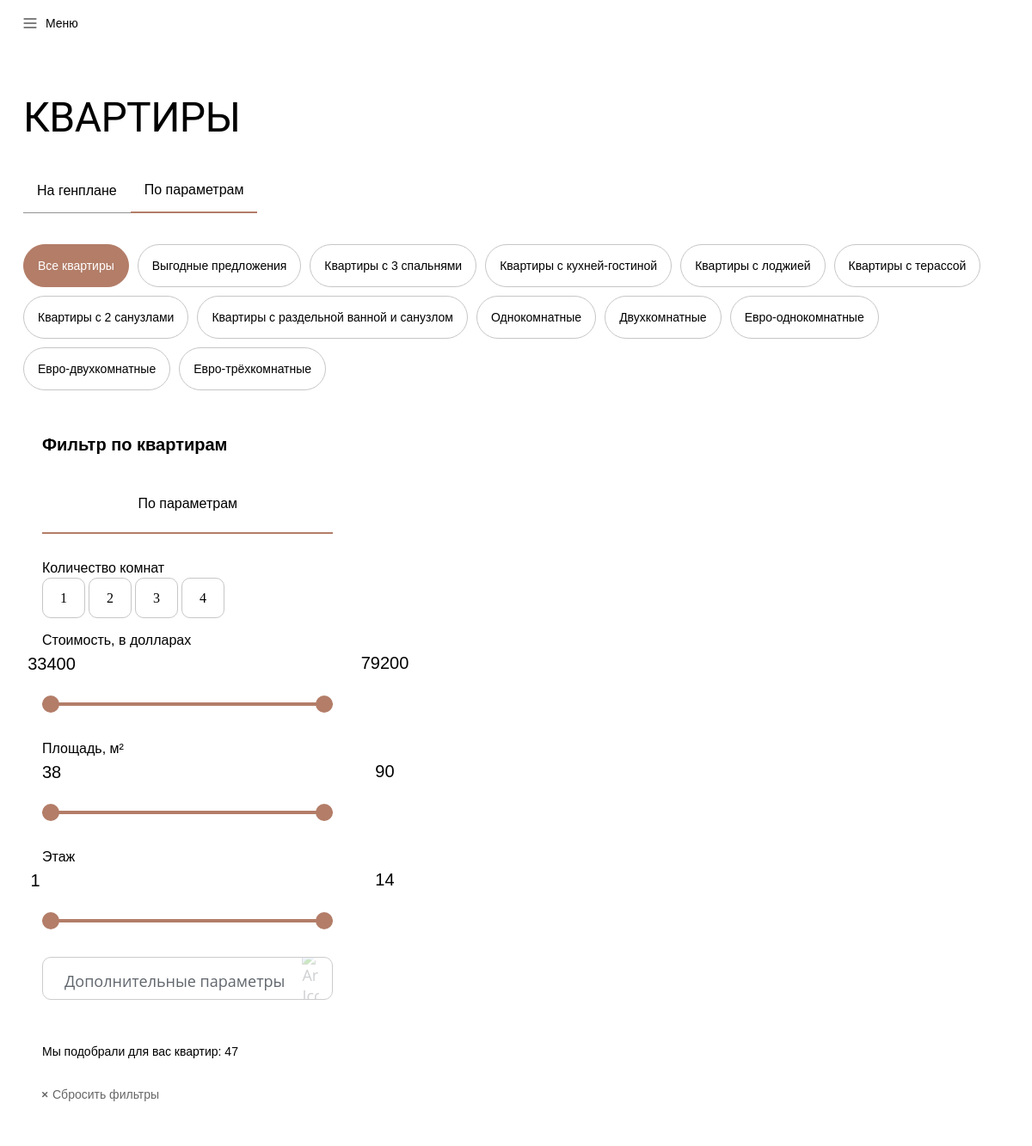
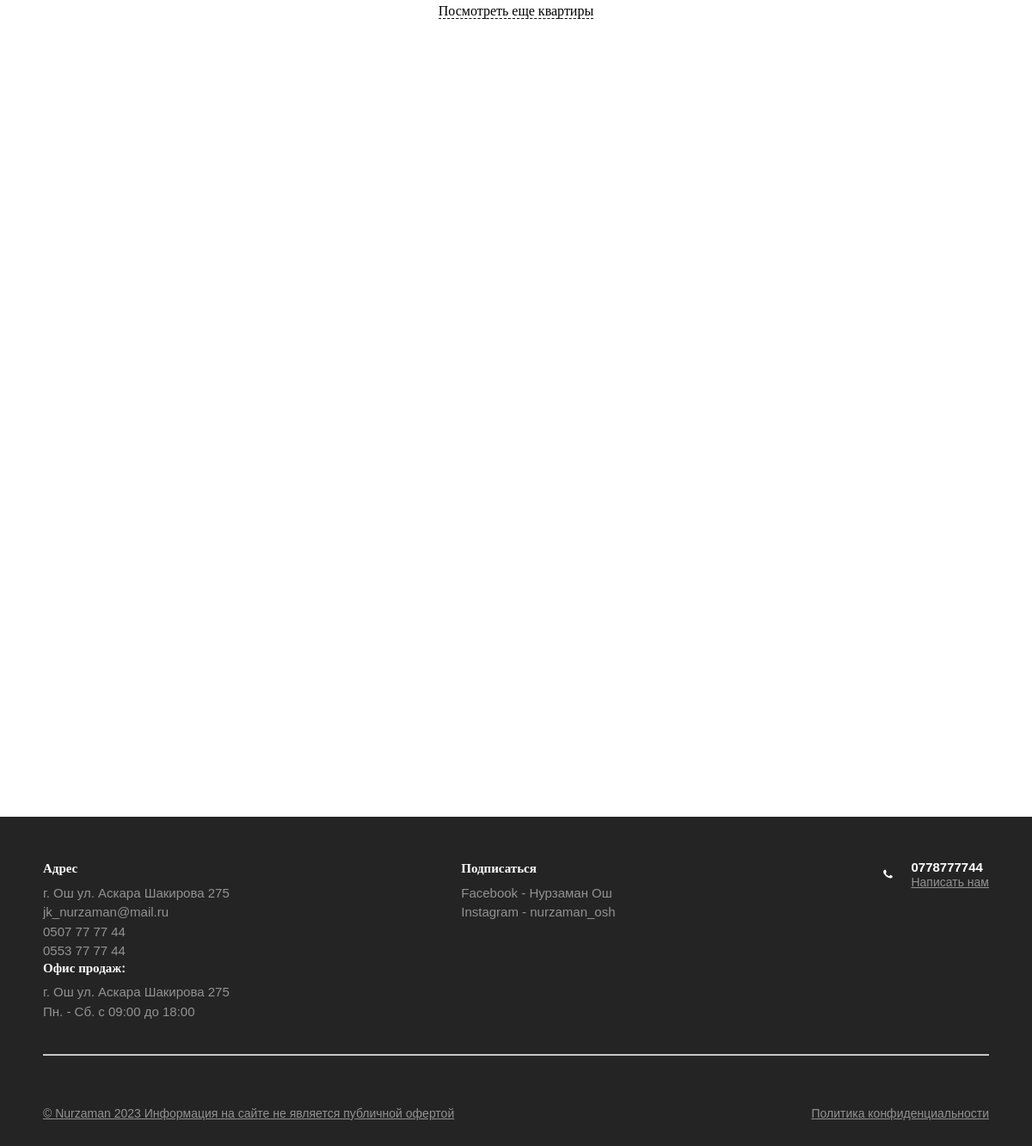
The app's page /catalog/?category=17 with its own data (2 pictures, top to bottom).
### apps/apartment/models.py (models this page shows, shortened)
class Category(models.Model):
    title = models.CharField(
        max_length = 255,
        verbose_name = "Название категории",
        blank= True, null = True
    )
    class Meta:
        verbose_name = "Категория квартир"
        verbose_name_plural = "Категория квартир"

class Rooms(models.Model):
    title = models.CharField(
        max_length=255,
        verbose_name="Сколько Комнат"
    )
    number = models.IntegerField(  # Убираем max_length
        verbose_name="Сколько в виде цифры"
    )
    class Meta:
        verbose_name = "Добавить Комнаты"
        verbose_name_plural = "Добавить Комнаты"

### apps/base/models.py (models this page shows, shortened)
class Settings(models.Model):
    title = models.CharField(
        max_length=255,
        verbose_name="Название сайта"
    )
    descriptions = models.TextField(
        verbose_name="Информационный текст",
        blank=True,null=True
    )
    logo = ResizedImageField(
        force_format="WEBP",
        quality=100,
        upload_to='logo/',
        verbose_name="Логотип Компании",
        blank = True, null = True
    )
    logo_complex = ResizedImageField(
        force_format="WEBP",
        quality=100,
        upload_to='logo/',
        verbose_name="Логотип Комплекса",
        blank = True, null = True
    )
    email = models.EmailField(
        max_length=255,
        verbose_name='Почта'
        )
    location = models.CharField(
        max_length=255,
        verbose_name='Адрес'
    )
    whatsapp = models.URLField(
        verbose_name='Whatspp URL',
        blank=True, null=True
    )
    whatsapp_number = models.CharField(
        max_length = 255,
        verbose_name = "Whatsapp номер"
    )
    instagram = models.URLField(
        verbose_name='Instagram URL',
        blank=True, null=True
    )
    youtube = models.URLField(
        verbose_name='Youtube URL',
        blank=True, null=True
    )
    facebook = models.URLField(
        verbose_name='Facebook URL',
        blank=True, null=True
    )
    class Meta:
            verbose_name = "Основная настройка"
            verbose_name_plural = "Основные настройки"

class SettingsPhone(models.Model):
    settings = models.ForeignKey(Settings, related_name='phone_title', on_delete=models.CASCADE)
    phone = models.CharField(
          max_length = 255,
          verbose_name = "Телефонный номер"
     )
    class Meta:
        unique_together = ('settings', 'phone')
        verbose_name = "Дополнительный телефонный номер"
        verbose_name_plural = "Дополнительный телефонный номер"

class SettingsOffice(models.Model):
    settings = models.ForeignKey(Settings, related_name='office_title', on_delete=models.CASCADE)
    location = models.CharField(
        max_length=255,
        verbose_name='Адрес'
    )
    phone = models.CharField(
          max_length = 255,
          verbose_name = "График работы"
     )
    class Meta:
        unique_together = ('settings', 'phone', 'location')
        verbose_name = "Офис продаж"
        verbose_name_plural = "Офис продаж"

class SettingsSoc(models.Model):
    settings = models.ForeignKey(Settings, related_name='settings_soc', on_delete=models.CASCADE)
    title = models.CharField(
          max_length = 255,
          verbose_name = "Название соц.сети"
     )
    username = models.CharField(
        max_length = 255,
        verbose_name = "username аккаунта"
    )
    url = models.URLField(
        verbose_name = "Ссылка"
    )
    class Meta:
        unique_together = ('settings', 'title')
        verbose_name = "Соц сети"
        verbose_name_plural = "Соц сети"

### apps/apartment/views.py (the view, shortened to what this page needs)
# urls.py: path('catalog/', views.catalog, name="catalog"),
def catalog(request):
    settings = Settings.objects.latest("id")
    apartments = models.Apartment.objects.all()
    cheapest_apartment_price = models.Apartment.objects.order_by('price').first().price
    most_expensive_apartment_price = models.Apartment.objects.order_by('-price').first().price
    smallest_apartment = int(models.Apartment.objects.order_by('razmer').first().razmer)
    largest_apartment = int(models.Apartment.objects.order_by('-razmer').first().razmer)
    categories = models.Category.objects.all()
    category_id = request.GET.get('category')
    if category_id:
        apartments = apartments.filter(category__id=category_id)
    rooms = models.Rooms.objects.all()
    room_id = request.GET.get("room")
    if room_id:
        apartments = apartments.filter(room__number=room_id)
    features = models.Osob.objects.all()
    feature_id = request.GET.get('Ben')  # Получаем ID выбранной особенности из запроса
    if feature_id and feature_id != "0":
        apartments = apartments.filter(apartmentosob__title_id=feature_id)
    search_form = ApartmentSearchForm(request.GET or None)
    apartment_count = apartments.count()
    contactinfo = ContactInfo.objects.latest('id')
    return render(request, 'catalog.html', locals())

### apps/apartment/forms.py
class ApartmentSearchForm(forms.Form):
    min_price = forms.IntegerField(label='Минимальная цена', required=False)
    max_price = forms.IntegerField(label='Максимальная цена', required=False)
    min_size = forms.FloatField(label='Минимальный размер', required=False)
    max_size = forms.FloatField(label='Максимальный размер', required=False)
    floor = forms.ModelChoiceField(queryset=Floor.objects.all(), required=False, label='Этаж')
    category = forms.ModelChoiceField(queryset=Category.objects.all(), required=False, label='Категория')
    rooms = forms.ModelChoiceField(queryset=Rooms.objects.all(), required=False, label='Количество комнат')
    status = forms.ModelChoiceField(queryset=Status.objects.all(), required=False, label='Статус')

### templates/catalog.html (shortened to what this page needs)
{% load static %}
<!DOCTYPE html>
<html lang="en">
  <head>
    <link rel="stylesheet" href="{% static 'assets/styles/style.css' %}" />
    <link rel="stylesheet" href="{% static 'assets/styles/swiperStyle.css' %}" />
  </head>
  <body>
    <header class="header" style="height: fit-content">
      <nav class="nav" style="background-color: white">
        <div class="burger" id="menuButton">
          <svg xmlns="http://www.w3.org/2000/svg" width="16" height="12" viewBox="0 0 16 12" fill="none">
            <path d="M1 1H15" stroke="black" stroke-linecap="round" />
            <path d="M1 6H15" stroke="black" stroke-linecap="round" />
            <path d="M1 11H15" stroke="black" stroke-linecap="round" />
          </svg>
          <p style="color: black">Меню</p>
        </div>
      </nav>
      <br />
    </header>
    <br />  <br />
    <br />
    <br />
    <main class="main" style="padding: 0 27px">
      <br />
      <h1>КВАРТИРЫ</h1>
      <div class="sliderLink" style="margin-top: 30px;">
        <a href="{% url 'genplaning' %}">
          <div class="navSlideLink" style="padding: 1rem">На генплане</div>
        </a>
        <div class="navSlideLink activee" style="padding: 1rem">По параметрам</div>
      </div>
      <br /><br />
      <div class="filterList">
        <a href="{% url 'catalog' %}" class="filterItem">Все квартиры</a>
        {% for category in categories %}
        <a href="{% url 'catalog' %}?category={{ category.id }}" class="filterItem" data-id="{{category.id}}">{{ category.title }}</a>
        {% endfor %}
      </div>
    </main>
    <div class="filterZone" style="padding: 0 27px">
      <div class="scrollBar" >
        <div class="leftFilteredZone">
          <h1>Фильтр по квартирам</h1>
          <div class="sliderLink">
            <div class="navSlideLink activee" style="width: 100%">По параметрам</div>
          </div>
          <div>
            <h2>Количество комнат</h2>
            {% for room in rooms %}
              <a style='color:black' href="?room={{ room.number}}" data-room-id="{{ room.number }}" class="roomButton">{{ room.number }}</a>
            {% endfor %}
          </div>
<div>
  <h2>Стоимость, в долларах</h2>
  <br /><br />
  <div class="range-slider">
    <input type="range" id="min_price" name="min_price" min="{{cheapest_apartment_price}}" max="{{most_expensive_apartment_price}}" value="{{cheapest_apartment_price}}" class="range-slider__input" />
    <input type="range" id="max_price" name="max_price" min="{{cheapest_apartment_price}}" max="{{most_expensive_apartment_price}}" value="{{most_expensive_apartment_price}}" class="range-slider__input" />
  </div>
</div>
<div>
  <h2>Площадь, м²</h2>
  <br /><br />
  <div class="range-slider">
    <input type="range" id="min_size" name="min_size" min="38" max="90" value="38" class="range-slider__input" />
    <input type="range" id="max_size" name="max_size" min="38" max="90" value="90" class="range-slider__input" />
  </div>
</div>
          <div class = "bugovan">
            <h2>Этаж</h2>
            <br /><br />
            <div class="range-slider">
              <input type="range" id="min_floor" name="min_floor" min="1" max="14" value="1" class="range-slider__input" />
              <input type="range" id="max_floor" name="max_floor" min="1" max="14" value="14" class="range-slider__input" />
            </div>
          </div>
            <div class="select-box">
              <div class="select-box__current" tabindex="1">
                <div class="select-box__value">
                  <p class="select-box__input-text">Дополнительные параметры</p>
                </div>
                <img
                  class="select-box__icon"
                  src="http://cdn.onlinewebfonts.com/svg/img_295694.svg"
                  alt="Arrow Icon"
                  aria-hidden="true"
                />
              </div>
            </div>
          <div class="ahahha">Мы подобрали для вас квартир: {{apartment_count}}</div>
          <div class="sbrosit">
              <a style="color:black" href="{% url 'catalog' %}" >Сбросить фильтры </a>
          </div>
        </div>
      </div>
      <div class="flatList">
      </div>
    </div>
    <div class="moreFlatCard">
      <a id="loadMore" style="color: black; border-bottom: 1px dashed black">Посмотреть еще квартиры</a>
    </div>
    <br /><br />
    <div class="h100"></div>
    {% include 'include/contact_form.html'%}
    <br /><br /><br /><br />
    <div class="h100"></div>
    {% include "include/footer.html" %}
  </body>
  </body>
</html>

### templates/include/footer.html (shortened to what this page needs)
{% load static %}
<footer class="footer none1024">
  <div class="footerCenter">
    <div>
      <h1>Адрес</h1>
      <p>{{settings.location}}</p>
      <p>{{settings.email}}</p>
      {% for settings in settings.phone_title.all%}
      <p>{{settings.phone}}</p>
      {% endfor %}
    </div>
    <div>
      <h1>Офис продаж:</h1>
      {% for settings in settings.office_title.all%}
      <p>{{settings.location}}</p>
      <p>{{settings.phone}}</p>
      {% endfor %}
    </div>
  </div>
  <div class="footerCenter">
    <div>
      <h1>Подписаться</h1>
      {% for settings in settings.settings_soc.all %}
      <a target="_blank"  href="{{settings.url}}">
        <p>{{settings.title}} - {{settings.username}}</p>
      </a>
      {% endfor %}
    </div>
  </div>
  <div class="footerRight">
    <a target="_blank"  href="{{settings.whatsapp}}">
      <div class="writeUs">
        <p>
          {{settings.whatsapp_number}}
          <br />
          <u> Написать нам</u>
        </p>
      </div>
    </a>
    <div class="sosial">
    </div>
  </div>
</footer>
<footer class="footer" style="flex-direction: column">
  <div class="line mobileNoneDiv"></div>
  <div class="underFoot">
    <div class="writeUs">
      <p>
        <u>© Nurzaman 2023 Информация на сайте не является публичной офертой</u>
      </p>
    </div>
    <div class="writeUs">
      <p><u>Политика конфиденциальности</u></p>
    </div>
  </div>
</footer>

### records on screen
Category: title "Выгодные предложения"
Category: title "Квартиры с 3 спальнями"
Category: title "Квартиры с кухней-гостиной"
Category: title "Квартиры с лоджией"
Category: title "Квартиры с терассой"
Category: title "Квартиры с 2 санузлами"
Category: title "Квартиры с раздельной ванной и санузлом"
Category: title "Однокомнатные"
Category: title "Двухкомнатные"
Category: title "Евро-однокомнатные"
Category: title "Евро-двухкомнатные"
Category: title "Евро-трёхкомнатные"
Rooms: number "1"
Rooms: number "2"
Rooms: number "3"
Rooms: number "4"
Settings: location "г. Ош ул. Аскара Шакирова 275", email "jk_nurzaman@mail.ru", whatsapp_number "0778777744"
SettingsPhone: phone "0507 77 77 44"
SettingsPhone: phone "0553 77 77 44"
SettingsOffice: location "г. Ош ул. Аскара Шакирова 275", phone "Пн. - Сб. c 09:00 до 18:00"
SettingsSoc: title "Facebook", username "Нурзаман Ош"
SettingsSoc: title "Instagram", username "nurzaman_osh"

### other values on screen
{{ apartment_count }} "47"
